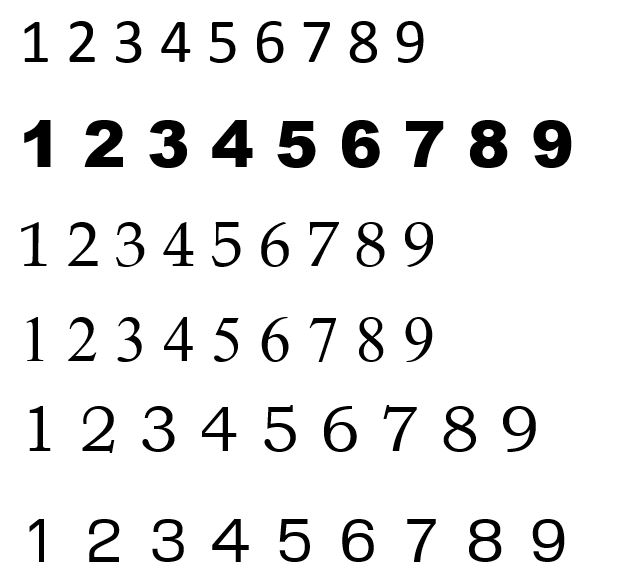
#> input picture puzzles/nums.JPG, 624 x 588 px, found by its file name
$ python -i sud_detector.py   (imports and definitions only)   (older library calls are emulated)
#> lines starting #> are read from the running program, lines starting #| are printed output that depends on the picture; after the words box and inside, x2 and y2 are one past the last pixel; in counts of white or black regions, pixels touching at a corner belong together
# -*- coding: utf-8 -*-
"""
Created on Mon Nov  6 15:39:27 2017

@author: James Page
"""


import cv2
import imutils
import numpy as np


def assignLetters():
    im = cv2.imread('C:\\Users\\James Page.JamesPage-THINK\\Anaconda3\\envs\\cvpath\\project_folder\\sudoku\\nums.jpg')
#> im is the input picture: shape (588, 624, 3); min 0, max 255, mean 234.7

    gray = cv2.cvtColor(im,cv2.COLOR_BGR2GRAY)
    blur = cv2.GaussianBlur(gray,(5,5),0)
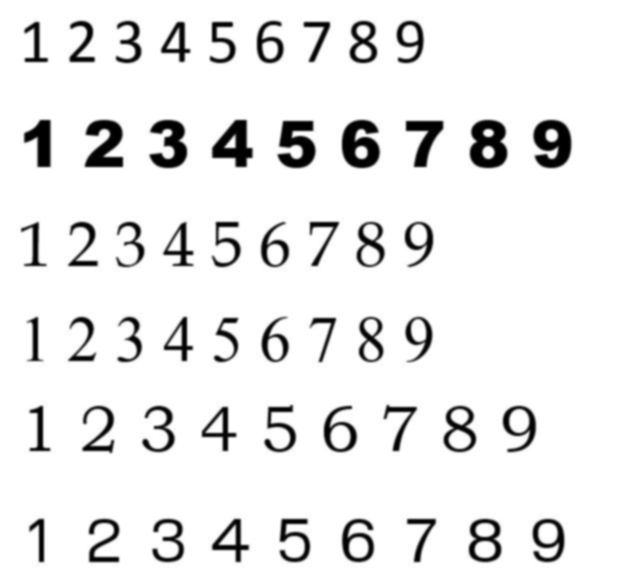
#> blur: shape (588, 624); min 0, max 255, mean 234.7
    thresh = cv2.adaptiveThreshold(blur,255,1,1,11,2)
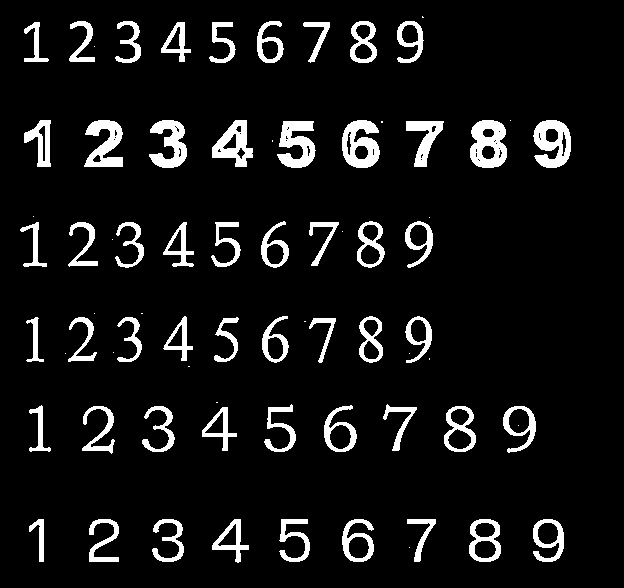
#> thresh: shape (588, 624); 8.1% white; 74 white regions (20 under 20 px)


    #################      Now finding Contours         ###################

    cnts = cv2.findContours(thresh,cv2.RETR_EXTERNAL, cv2.CHAIN_APPROX_SIMPLE)
#> cnts = 73 contours, 19 with area under 20; largest, box (x1, y1, x2, y2) and area: (470, 120, 507, 168) 1410, (342, 120, 380, 168) 1273, (533, 120, 571, 168) 1264, (469, 519, 501, 562) 1090, (212, 120, 253, 167) 1082
    cnts = cnts[0] if imutils.is_cv2() else cnts[1]

    samples =  np.empty((0,100))
    responses = []
    keys = [i for i in range(1,10)]


    for cnt in cnts:

        if cv2.contourArea(cnt)>50:
            [x,y,w,h] = cv2.boundingRect(cnt)

            if  h>28:
                cv2.rectangle(im,(x,y),(x+w,y+h),(0,0,255),2)
                roi = thresh[y:y+h,x:x+w]
                roismall = cv2.resize(roi,(10,10))
                key = int(input())

                if key == 27:  # (escape to quit)
                    break
                elif key in keys:
                    responses.append(key)
                    sample = roismall.reshape((1,100))
                    samples = np.append(samples,sample,0)
#> this loop made 8 passes; the answer given on pass 2: 3
#> (x, w, h) on passes 2 to 8: (533, 31, 43), (469, 32, 43), (407, 29, 43), (342, 32, 43), (279, 31, 43), (212, 37, 44), (152, 32, 43)
#> cnt on pass 1: [[409, 547]]
#> pass 2, in assignLetters, `roi = thresh[y:y+h,x:x+w]`:
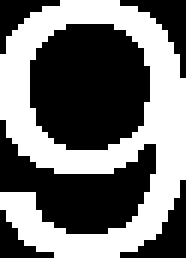
#> roi: shape (43, 31) (shown 6 times larger); 44.6% white; 1 white region, box (x1, y1, x2, y2) and area: (0, 0, 31, 43) 595
#> pass 3, in assignLetters, `roi = thresh[y:y+h,x:x+w]`:
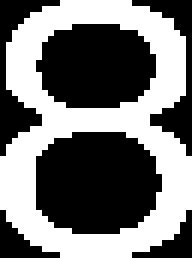
#> roi: shape (43, 32) (shown 6 times larger); 45.9% white; 1 white region, box (x1, y1, x2, y2) and area: (0, 0, 32, 43) 631
#> after the loop:
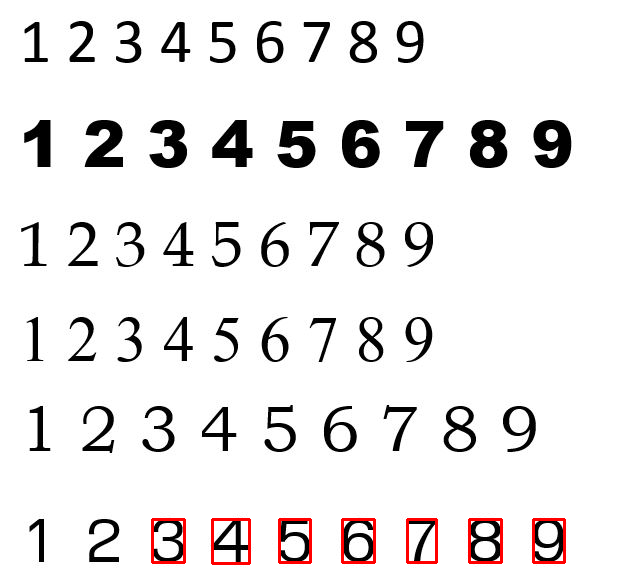
#> im: shape (588, 624, 3); 0.85% of pixels changed, all inside (x1, y1, x2, y2) = (151, 518, 566, 565)
#> after the loop:
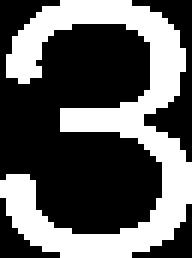
#> roi: shape (43, 32) (shown 6 times larger); 37.2% white; 1 white region, box (x1, y1, x2, y2) and area: (0, 0, 32, 43) 512
#> after the loop, responses = [3, 3, 3, 3, 3, 3]


    responses = np.array(responses,np.float32)
    responses = responses.reshape((responses.size,1))
    print("training complete")

    np.savetxt('generalsamples.data',samples)
    np.savetxt('generalresponses.data',responses)


# [58 lines left out: function train, not called in this run]


#> (the run stopped early here; a loop or call above may not have finished)
